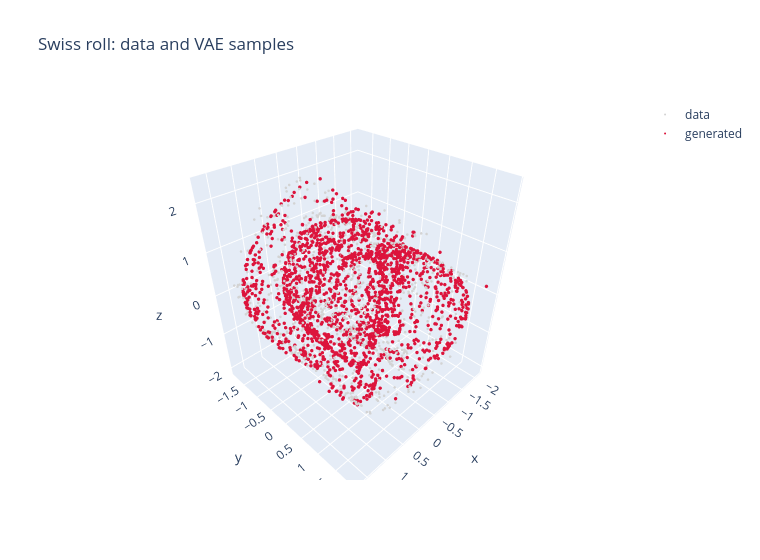

The notebook cell this image was saved under:
### Markdown cell above
### 9.2 Interactive Plotly version of 9.1

### Code cell
fig = go.Figure([go.Scatter3d(x=X[:, 0], y=X[:, 1], z=X[:, 2], mode="markers", marker=dict(size=1.5, color="lightgray"), name="data"), go.Scatter3d(x=Xs[:, 0], y=Xs[:, 1], z=Xs[:, 2], mode="markers", marker=dict(size=2, color="crimson"), name="generated")]); fig.update_layout(title="Swiss roll: data and VAE samples", width=760, height=560); fig.show()

### Figure 1 — Plotly figure (JSON) as saved in the notebook; plotly's stock layout.template omitted (floating-point values rounded to 4 significant figures; data arrays with more than 128 entries replaced by an {"elided": "..."} marker saying what was removed)
{"data": [{"marker": {"color": "lightgray", "size": 1.5}, "mode": "markers", "name": "data", "type": "scatter3d", "x": {"elided": "1000 float values"}, "y": {"elided": "1000 float values"}, "z": {"elided": "1000 float values"}}, {"marker": {"color": "crimson", "size": 2}, "mode": "markers", "name": "generated", "type": "scatter3d", "x": {"elided": "2000 float values"}, "y": {"elided": "2000 float values"}, "z": {"elided": "2000 float values"}}], "layout": {"height": 560, "title": {"text": "Swiss roll: data and VAE samples"}, "width": 760}}
